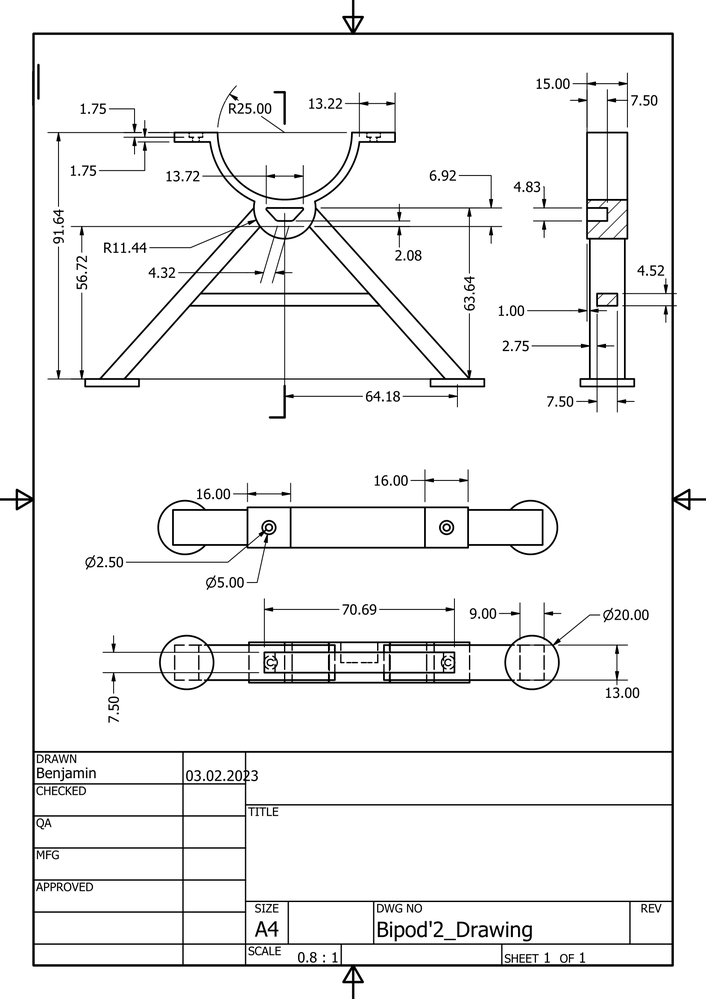
#> input picture technical designs/Wedge/Images/Bipod'2_Drawing-1.png, 706 x 999 px, shrunk from 1653 x 2339 before the run, given in place of stream, which was not available
$ python mjpeg_recv.py
#> lines starting #> are read from the running program, lines starting #| are printed output that depends on the picture; after the words box and inside, x2 and y2 are one past the last pixel; in counts of white or black regions, pixels touching at a corner belong together; pictures that were not available may be replaced by others from this repository, and a replacement may not be noted
from cv2 import VideoCapture, imshow, destroyAllWindows, waitKey

import cv2 # temporary, better to just import individual classes/functions

class Video(cv2.VideoCapture):
	def __enter__(self):
		return self
	def __exit__(self, *args):
		self.release()

def main():
	try:
		with Video("http://192.168.2.2/stream") as cap:
			if not cap.isOpened():
				raise Exception('Unable to open stream')

			while True:
				_, frame = cap.read()
#> frame is the input picture: shape (999, 706, 3); min 0, max 255, mean 241.3

				# below is a code example to find squares from https://www.tutorialspoint.com/how-to-detect-a-rectangle-and-square-in-an-image-using-opencv-python

				gray = cv2.cvtColor(frame, cv2.COLOR_BGR2GRAY)
				ret, thresh = cv2.threshold(gray, 50, 255, 0)
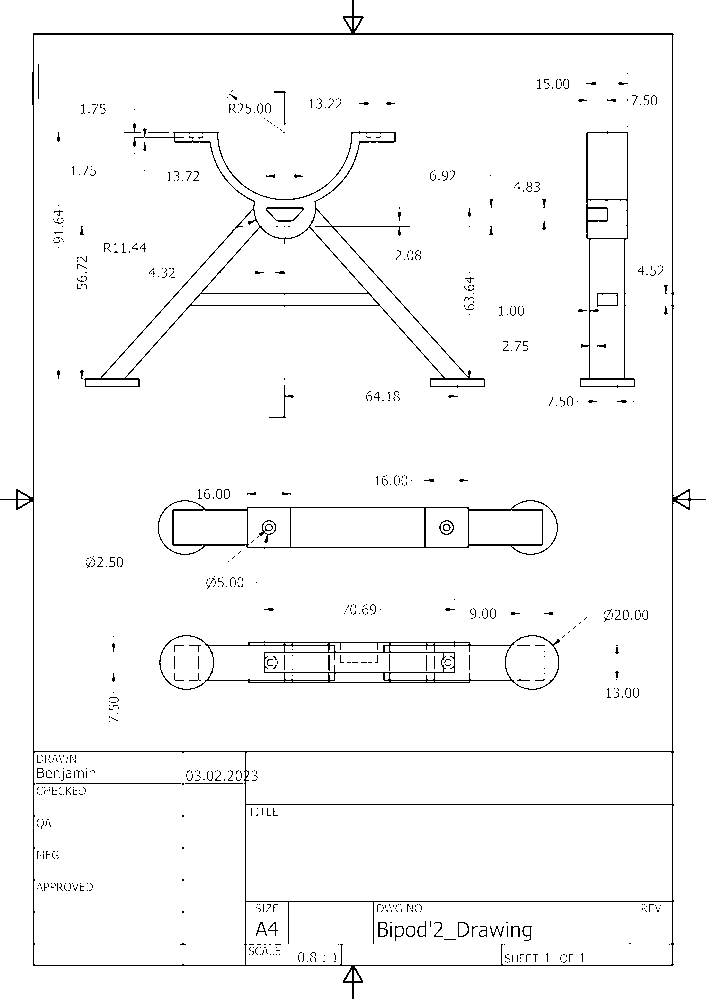
#> thresh: shape (999, 706); 97.3% white; black in thin lines or dots
				contours, hierarchy = cv2.findContours(thresh, 1, 2)
#> contours = 1737 contours, 1528 with area under 20; largest, box (x1, y1, x2, y2) and area: (34, 35, 672, 751) 455453, (34, 752, 245, 965) 44498, (246, 805, 672, 901) 40375, (246, 902, 672, 965) 26093, (0, 500, 352, 999) 25950

				print("Number of contours detected:", len(contours))
#| Number of contours detected: 1737

				for cnt in contours:
					x1, y1 = cnt[0][0]
					approx = cv2.approxPolyDP(cnt, 0.01 * cv2.arcLength(cnt, True), True)

					if len(approx) == 4:
						x, y, w, h = cv2.boundingRect(cnt)
						ratio = float(w)/h

						if 0.9 <= ratio <= 1.1:
							frame = cv2.drawContours(frame, [cnt], -1, (0, 255, 255), 3)
							cv2.putText(frame, 'Square', (x1, y1), cv2.FONT_HERSHEY_SIMPLEX, 0.6, (255, 255, 0), 2)

						else:
							cv2.putText(frame, 'Rectangle', (x1, y1), cv2.FONT_HERSHEY_SIMPLEX, 0.6, (0, 255, 0), 2)
							frame = cv2.drawContours(frame, [cnt], -1, (0,255,0), 3)
#> this loop made 1737 passes
#> (x1, y1, approx, x, y) on passes 4 to 9: (506, 962, [[506, 962], [507, 961], [508, 962], [507, 963]], 506, 961), (564, 961, [[564, 961], [565, 960], [566, 961], [565, 962]], 564, 960), (560, 961, [[560, 961], [561, 960], [562, 961], [561, 962]], 560, 960), (519, 961, [[519, 961], [520, 960], [521, 961], [520, 962]], 519, 960), (508, 961, [[508, 961], [509, 960], [510, 961], [509, 962]], 508, 960), (504, 961, [[504, 961], [505, 960], [506, 961], [505, 962]], 504, 960)
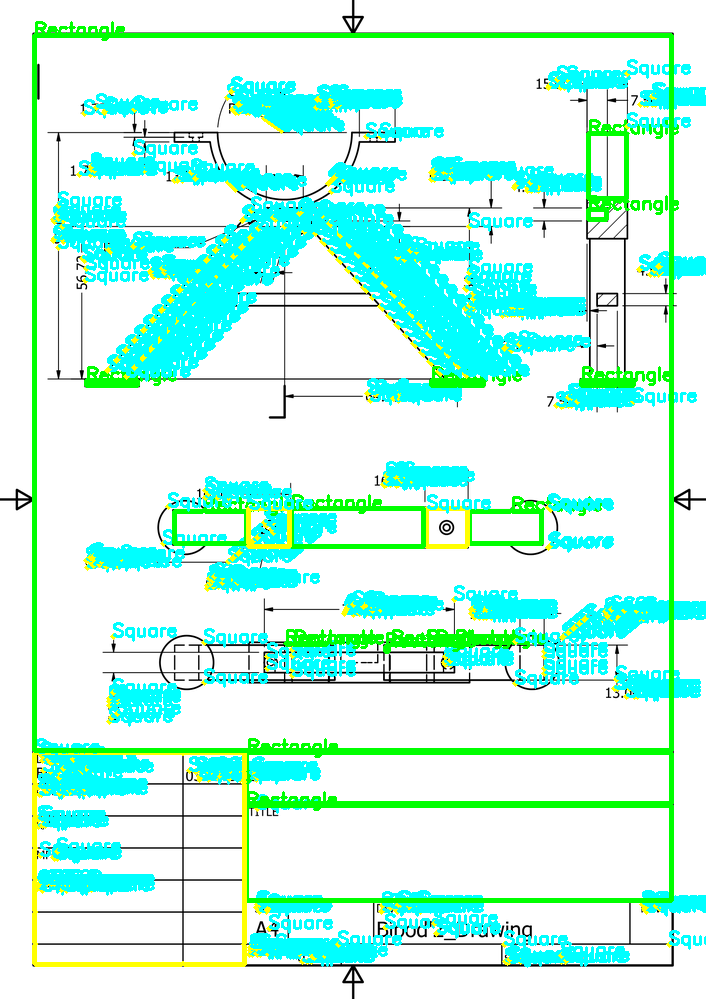
#> frame: shape (999, 706, 3); mean B, G, R 233.1, 249.9, 194

				imshow('frame', frame)
				if waitKey(10) == 27:
#> (key Esc is pressed here)
					break

	except Exception as e:
		print(f'Exception: {str(e)}')
	finally:
		destroyAllWindows()
		print('Done')

if __name__ == "__main__":
	main()

$ run again, on technical designs/Wedge/Images/Bipod'shell-1.png
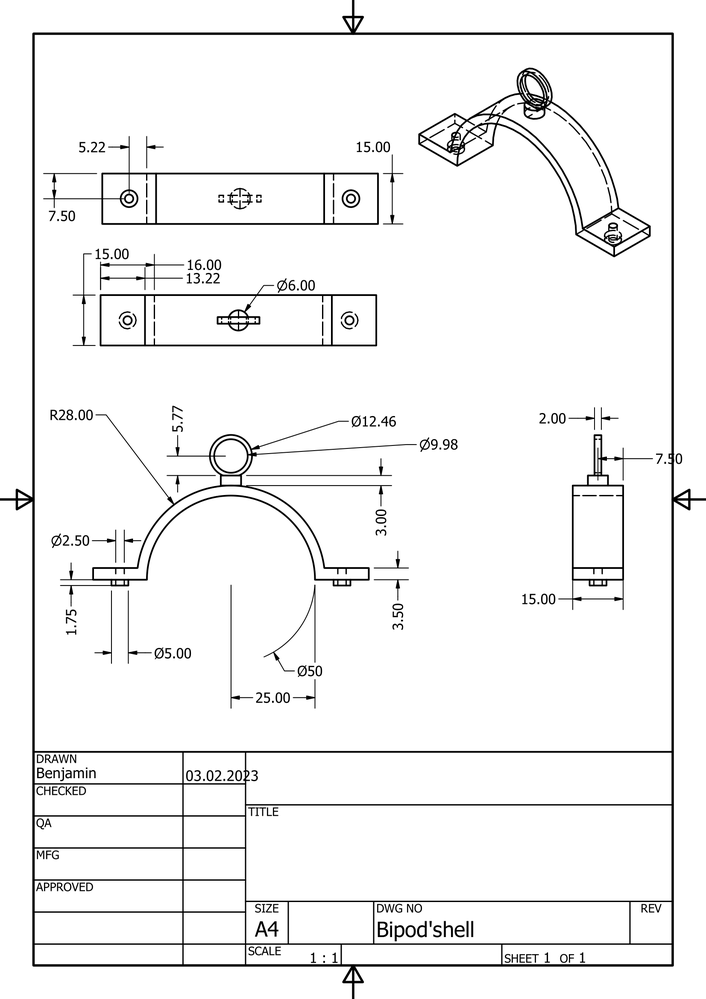
#> input picture technical designs/Wedge/Images/Bipod'shell-1.png, 706 x 999 px, shrunk from 1653 x 2339 before the run, given in place of stream, which was not available
#> in main, frame is the input picture: shape (999, 706, 3); min 0, max 255, mean 243.4
#> in main, `ret, thresh = cv2.threshold(gray, 50, 255, 0)`:
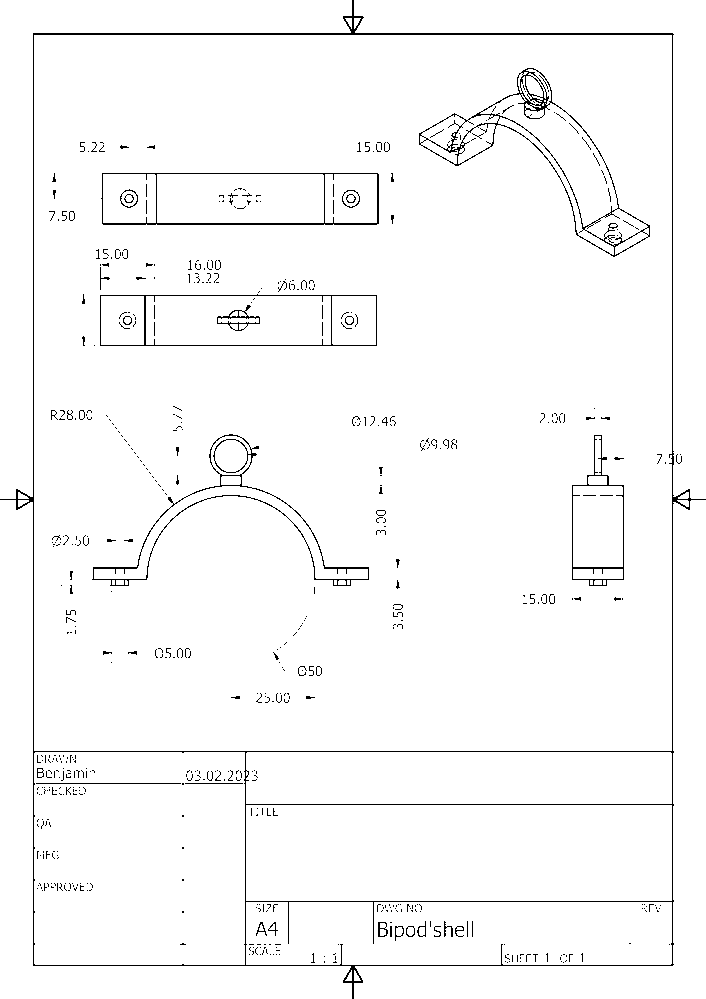
#> thresh: shape (999, 706); 97.6% white; black in thin lines or dots
#> contours = 1651 contours, 1469 with area under 20; largest, box (x1, y1, x2, y2) and area: (34, 35, 672, 751) 455438, (34, 752, 245, 965) 44498, (246, 805, 672, 901) 40375, (246, 902, 672, 965) 26093, (0, 0, 352, 499) 25952
#| Number of contours detected: 1651
#> the loop in main, `for cnt in contours:` made 1651 passes
#> (x1, y1, approx, x, y) on passes 3 to 8: (562, 962, [[562, 962], [563, 961], [564, 962], [563, 963]], 562, 961), (506, 962, [[506, 962], [507, 961], [508, 962], [507, 963]], 506, 961), (564, 961, [[564, 961], [565, 960], [566, 961], [565, 962]], 564, 960), (560, 961, [[560, 961], [561, 960], [562, 961], [561, 962]], 560, 960), (519, 961, [[519, 961], [520, 960], [521, 961], [520, 962]], 519, 960), (508, 961, [[508, 961], [509, 960], [510, 961], [509, 962]], 508, 960)
#> after the loop in main, `for cnt in contours:`:
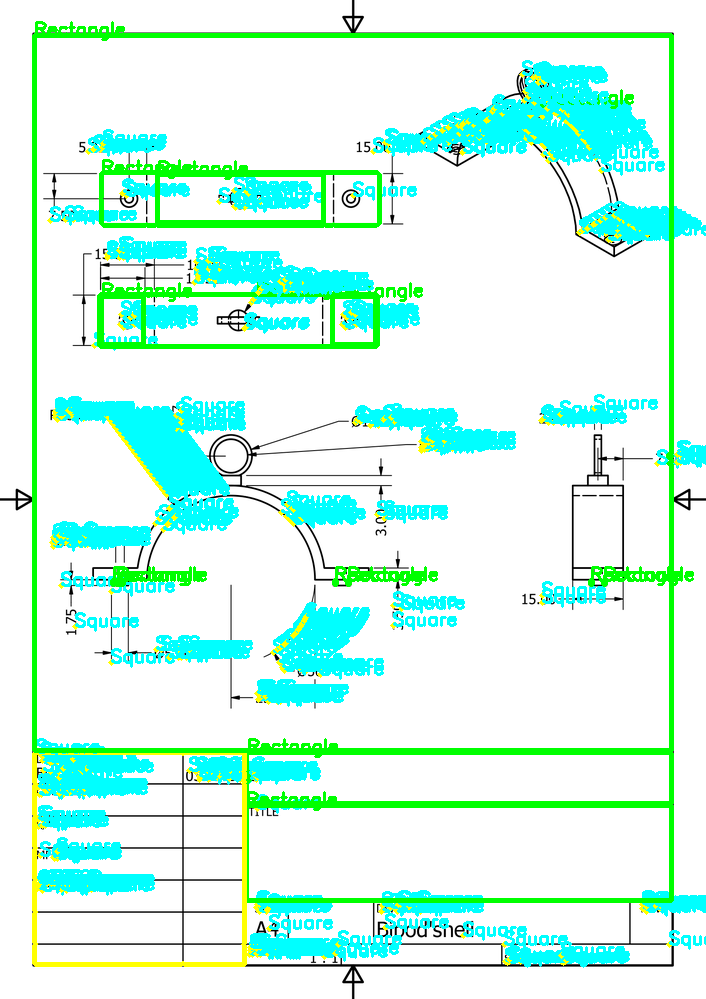
#> frame: shape (999, 706, 3); mean B, G, R 234.7, 250.9, 205.7

$ run again, on technical designs/Wedge/Images/Clamp, back-1.png
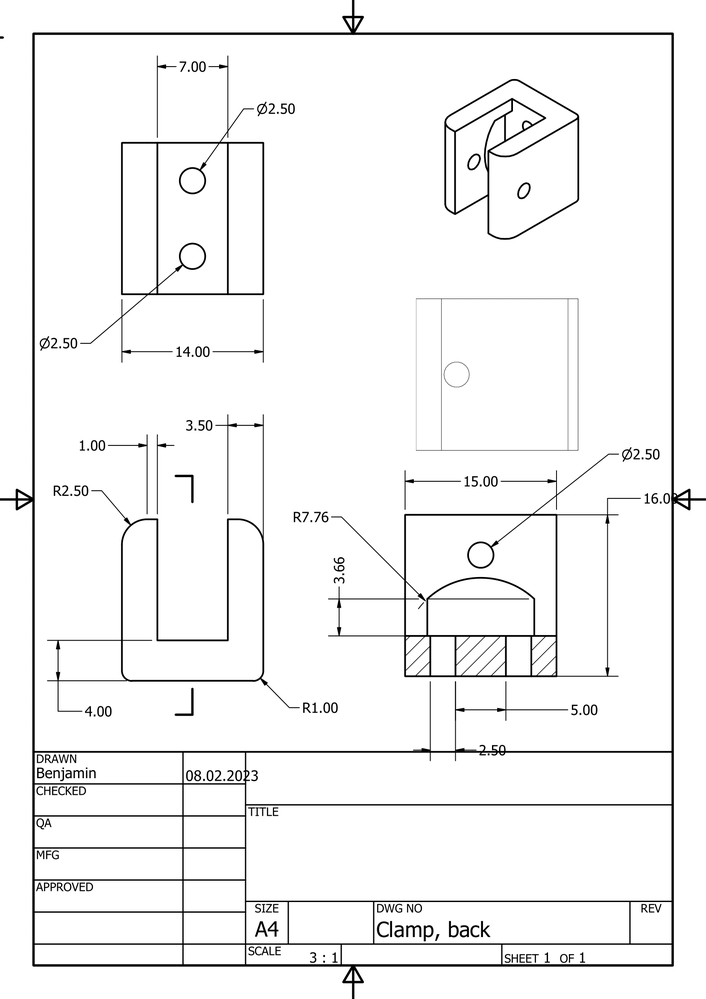
#> input picture technical designs/Wedge/Images/Clamp, back-1.png, 706 x 999 px, shrunk from 1653 x 2339 before the run, given in place of stream, which was not available
#> in main, frame is the input picture: shape (999, 706, 3); mean B, G, R 244.4, 244.4, 244.4
#> in main, `ret, thresh = cv2.threshold(gray, 50, 255, 0)`:
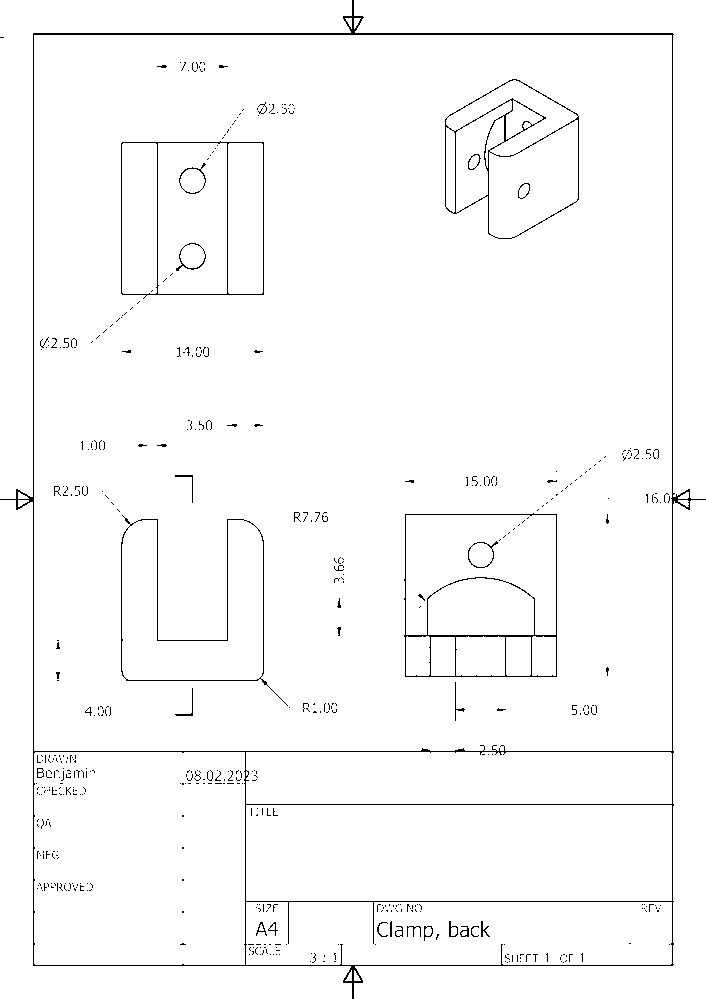
#> thresh: shape (999, 706); 98% white; black in thin lines or dots
#> contours = 1193 contours, 1077 with area under 20; largest, box (x1, y1, x2, y2) and area: (34, 35, 672, 751) 455404, (34, 752, 245, 965) 44498, (246, 805, 672, 901) 40375, (246, 902, 672, 965) 26093, (0, 500, 352, 999) 25950
#| Number of contours detected: 1193
#> the loop in main, `for cnt in contours:` made 1193 passes
#> (x1, y1, approx, x, y) on passes 3, 4, 6, 7, 8, 9: (562, 962, [[562, 962], [563, 961], [564, 962], [563, 963]], 562, 961), (506, 962, [[506, 962], [507, 961], [508, 962], [507, 963]], 506, 961), (564, 961, [[564, 961], [565, 960], [566, 961], [565, 962]], 564, 960), (560, 961, [[560, 961], [561, 960], [562, 961], [561, 962]], 560, 960), (519, 961, [[519, 961], [520, 960], [521, 961], [520, 962]], 519, 960), (508, 961, [[508, 961], [509, 960], [510, 961], [509, 962]], 508, 960)
#> after the loop in main, `for cnt in contours:`:
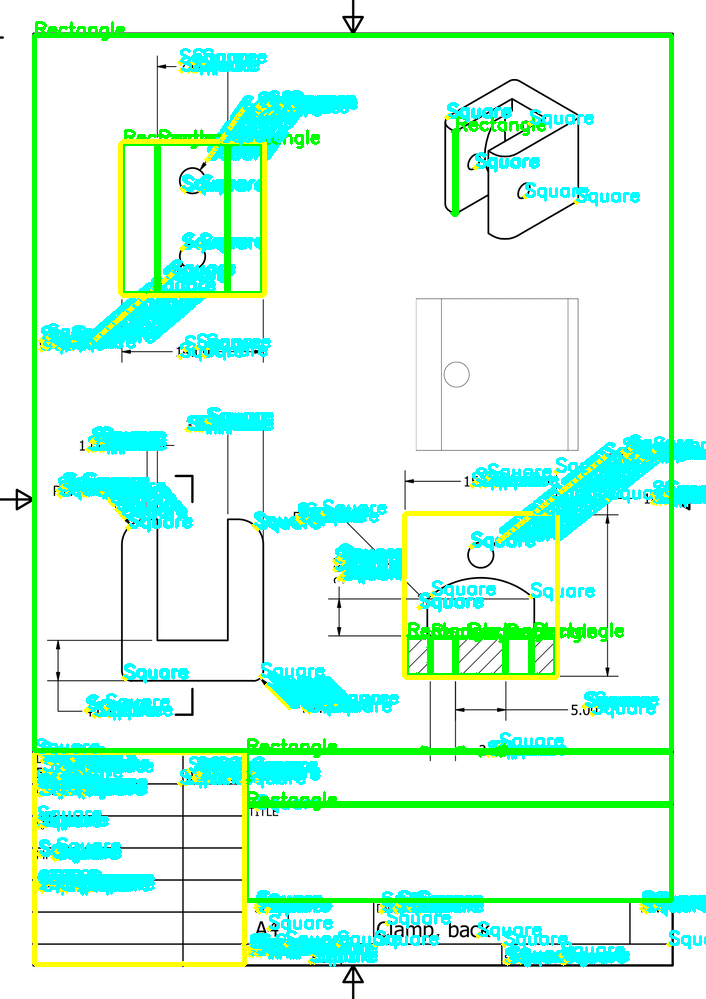
#> frame: shape (999, 706, 3); mean B, G, R 234.9, 251.1, 213.8
